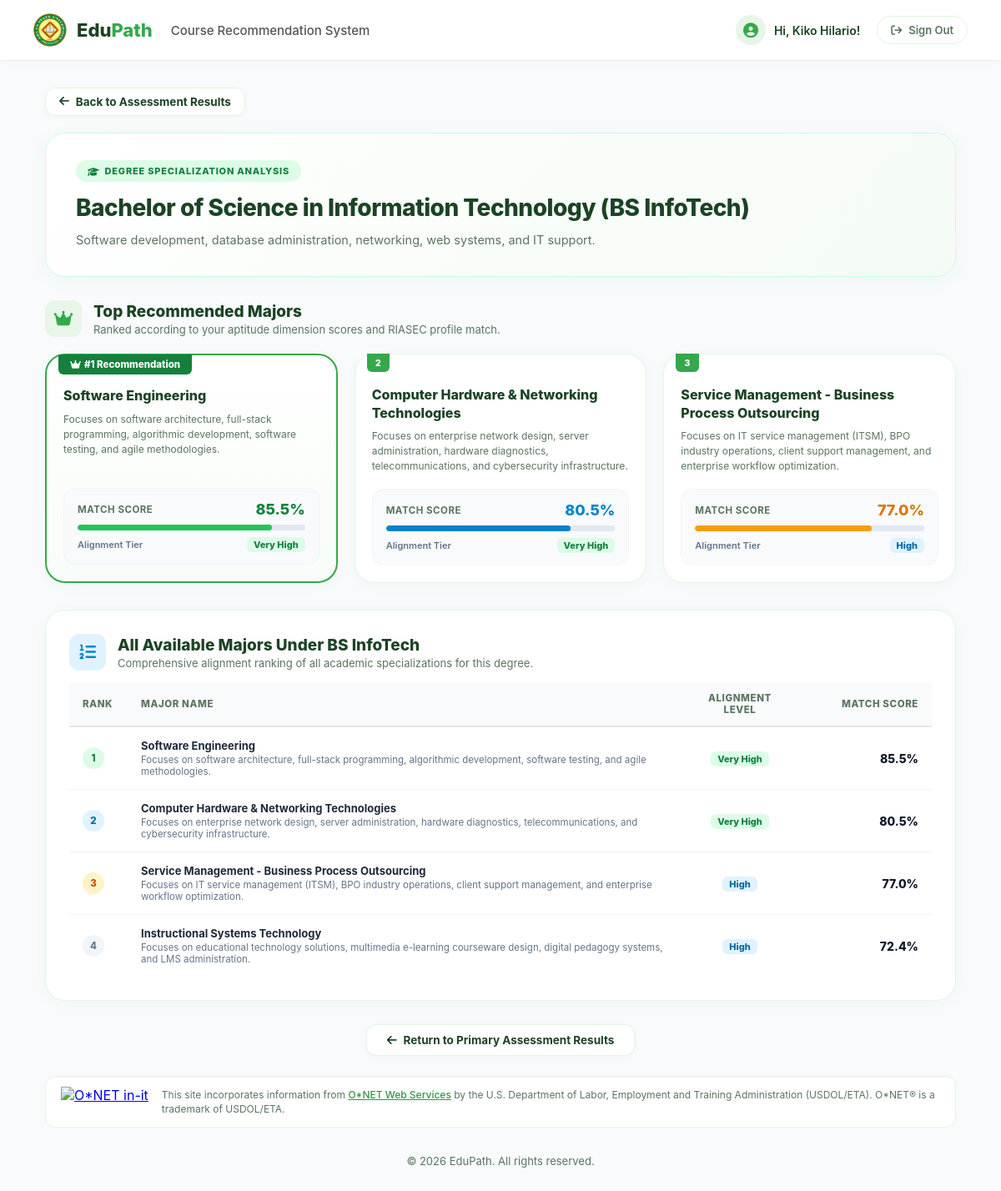
Page /results/majors/4/ (signed in) on the committed database.
### assessment/models.py (models this page shows, shortened)
class StudentProfile(models.Model):
    id = models.AutoField(primary_key=True, verbose_name="ID")
    user = models.OneToOneField(
        settings.AUTH_USER_MODEL,
        on_delete=models.CASCADE,
        related_name='student_profile',
        verbose_name="User"
    )
    username = models.CharField(max_length=150, blank=True, null=True, unique=True, verbose_name="Username")
    full_name = models.CharField(max_length=128, blank=True, null=True, verbose_name="Full Name")
    date_of_birth = models.DateField(blank=True, null=True, verbose_name="Date of Birth")
    age = models.PositiveIntegerField(blank=True, null=True, verbose_name="Age")
    sex = models.CharField(max_length=20, blank=True, null=True, verbose_name="Sex")
    gwa = models.DecimalField(
        max_digits=5,
        decimal_places=2,
        blank=True,
        null=True,
        validators=[MinValueValidator(0.00), MaxValueValidator(100.00)],
        verbose_name="General Weighted Average (GWA)"
    )
    security_question = models.CharField(max_length=255, blank=True, null=True, verbose_name="Security Question")
    security_answer = models.CharField(max_length=255, blank=True, null=True, verbose_name="Security Answer")
    last_date_taken = models.DateTimeField(blank=True, null=True, verbose_name="Last Date Taken")
    class Meta:
        verbose_name_plural = "Student Profiles"
        unique_together = ('full_name', 'username')

### customization/models.py (models this page shows, shortened)
class Program(models.Model):
    program_id = models.AutoField(primary_key=True)
    program_name = models.CharField(max_length=255)
    abbreviation = models.CharField(max_length=30, unique=True)
    description = models.TextField()
    min_gwa = models.DecimalField(
        max_digits=5,
        decimal_places=2,
        null=True,
        blank=True,
        verbose_name="Minimum GWA Cutoff",
        help_text="Optional minimum GWA required for admission/recommendation (e.g., 85.00). Students with GWA below this value are disqualified."
    )
    created_at = models.DateTimeField(auto_now_add=True)
    updated_at = models.DateTimeField(auto_now=True)

class Major(models.Model):
    major_id = models.AutoField(primary_key=True)
    program = models.ForeignKey(
        'customization.Program',
        on_delete=models.CASCADE,
        related_name='majors',
        verbose_name="Program"
    )
    name = models.CharField(max_length=255, verbose_name="Major Name")
    description = models.TextField(blank=True, null=True, verbose_name="Description")
    created_at = models.DateTimeField(auto_now_add=True)
    updated_at = models.DateTimeField(auto_now=True)
    class Meta:
        verbose_name = "Major"
        verbose_name_plural = "Majors"
        ordering = ['program', 'name']

class ScoreInterpretation(models.Model):
    TIER_CHOICES = [(tier[0], tier[0]) for tier in DEFAULT_SCORE_TIERS]
    id = models.AutoField(primary_key=True, verbose_name="ID")
    label = models.CharField(max_length=50, unique=True, choices=TIER_CHOICES, verbose_name="Label")
    min_score = models.DecimalField(max_digits=5, decimal_places=2, verbose_name="Minimum Score")
    max_score = models.DecimalField(max_digits=5, decimal_places=2, verbose_name="Maximum Score")
    class Meta:
        verbose_name = "Score Interpretation Config"
        verbose_name_plural = "Score Interpretation Config"

### assessment/views.py (the view)
# urls.py: path('results/majors/<int:program_id>/', views.major_recommendations, name='major_recommendations'),
@login_required(login_url='signin')
def major_recommendations(request, program_id):
    student_profile = getattr(request.user, 'student_profile', None)
    if not student_profile:
        return redirect('dashboard')
    assessment_result = getattr(student_profile, 'assessment_result', None)
    if not assessment_result:
        assessment_result = calculate_and_save_assessment_results(student_profile)
    program = get_object_or_404(Program, pk=program_id)
    if not program.majors.exists():
        return redirect('result')
    aptitude_scores = {
        'numerical_score': assessment_result.numerical_score,
        'logical_score': assessment_result.logical_score,
        'problem_solving_score': assessment_result.problem_solving_score,
        'spatial_score': assessment_result.spatial_score,
        'technical_score': assessment_result.technical_score,
        'verbal_score': assessment_result.verbal_score,
    }
    riasec_scores = {
        'r_score': assessment_result.r_score,
        'i_score': assessment_result.i_score,
        'a_score': assessment_result.a_score,
        's_score': assessment_result.s_score,
        'e_score': assessment_result.e_score,
        'c_score': assessment_result.c_score,
        'riasec_code': assessment_result.riasec_code,
    }
    major_analysis = calculate_major_recommendations(
        student_profile=student_profile,
        program=program,
        aptitude_scores=aptitude_scores,
        riasec_scores=riasec_scores,
    )
    return render(request, 'assessment/major_result.html', {
        'program': program,
        'result': assessment_result,
        'top_majors': major_analysis['top_majors'],
        'all_majors': major_analysis['all_majors'],
    })

### templates/assessment/major_result.html (shortened to what this page needs)
{% extends 'assessment/base.html' %}
{% load static %}
{% block css %}
  <link rel="stylesheet" href="{% static 'css/major-result.css' %}">
{% endblock %}
{% block content %}
    <div class="back-nav">
      <a href="{% url 'result' %}" class="back-link">
        <i class="fa-solid fa-arrow-left"></i> Back to Assessment Results
      </a>
    </div>
    <section class="major-hero-card">
      <div class="major-badge">
        <i class="fa-solid fa-graduation-cap"></i> Degree Specialization Analysis
      </div>
      <h1 class="major-hero-title">
        {{ program.program_name }} {% if program.abbreviation %}({{ program.abbreviation }}){% endif %}
      </h1>
      <p class="major-hero-desc">
        {{ program.description|default:"Explore recommended specializations and majors aligned with your cognitive aptitudes and personal career preferences." }}
      </p>
    </section>
    <section>
      <div class="section-header-wrap">
        <div class="section-title-group">
          <div class="section-icon-box">
            <i class="fa-solid fa-crown"></i>
          </div>
          <div>
            <h3>Top Recommended Majors</h3>
            <p>Ranked according to your aptitude dimension scores and RIASEC profile match.</p>
          </div>
        </div>
      </div>
      <div class="majors-grid">
        {% for item in top_majors %}
        <div class="major-card {% if item.rank == 1 %}rank-1-card featured-card{% endif %}">
          {% if item.rank == 1 %}
            <div class="rank-tag tag-featured"><i class="fa-solid fa-crown"></i> #1 Recommendation</div>
          {% elif item.rank == 2 %}
            <div class="rank-tag tag-2">2</div>
          {% elif item.rank == 3 %}
            <div class="rank-tag tag-3">3</div>
          {% else %}
            <div class="rank-tag tag-other">{{ item.rank }}</div>
          {% endif %}
          <div class="major-card-body">
            <h4 class="major-name">{{ item.major.name }}</h4>
            <p class="major-description">{{ item.major.description|default:"Specialized major curriculum aligned with your assessed skill strengths and interests." }}</p>
          </div>
          <div class="major-match-box">
            <div class="match-stats-row">
              <span class="match-label">Match Score</span>
              <span class="match-pct {% if item.rank == 1 %}pct-green{% elif item.rank == 2 %}pct-blue{% else %}pct-yellow{% endif %}">
                {{ item.match_score }}%
              </span>
            </div>
            <div class="match-bar-track">
              <div class="match-bar-fill {% if item.rank == 1 %}fill-green{% elif item.rank == 2 %}fill-blue{% else %}fill-yellow{% endif %}" style="width: {{ item.match_score }}%;"></div>
            </div>
            <div class="alignment-tag-row">
              <span style="font-size: 11px; color: #64748b; font-weight: 600;">Alignment Tier</span>
              <span class="alignment-tier-badge {% if item.alignment_level == 'Very High' %}tier-very-high{% elif item.alignment_level == 'High' %}tier-high{% elif item.alignment_level == 'Moderate' %}tier-moderate{% else %}tier-low{% endif %}">
                {{ item.alignment_level }}
              </span>
            </div>
          </div>
        </div>
        {% empty %}
        <p style="color: #64748b; font-style: italic;">No majors currently registered for this program.</p>
        {% endfor %}
      </div>
    </section>
    {% if all_majors|length > 3 %}
    <section class="all-majors-card">
      <div class="section-header-wrap" style="margin-bottom: 12px;">
        <div class="section-title-group">
          <div class="section-icon-box" style="background: #e0f2fe; color: #0284c7;">
            <i class="fa-solid fa-list-ol"></i>
          </div>
          <div>
            <h3>All Available Majors Under {{ program.abbreviation }}</h3>
            <p>Comprehensive alignment ranking of all academic specializations for this degree.</p>
          </div>
        </div>
      </div>
      <table class="majors-table">
        <thead>
          <tr>
            <th style="width: 70px;">Rank</th>
            <th>Major Name</th>
            <th style="width: 140px; text-align: center;">Alignment Level</th>
            <th style="width: 160px; text-align: right;">Match Score</th>
          </tr>
        </thead>
        <tbody>
          {% for item in all_majors %}
          <tr>
            <td>
              <span class="table-rank-pill {% if item.rank == 1 %}rank-pill-1{% elif item.rank == 2 %}rank-pill-2{% elif item.rank == 3 %}rank-pill-3{% else %}rank-pill-other{% endif %}">
                {{ item.rank }}
              </span>
            </td>
            <td>
              <div style="font-weight: 700; color: #1e293b; margin-bottom: 2px;">{{ item.major.name }}</div>
              {% if item.major.description %}
              <div style="font-size: 11.5px; color: #64748b;">{{ item.major.description }}</div>
              {% endif %}
            </td>
            <td style="text-align: center;">
              <span class="alignment-tier-badge {% if item.alignment_level == 'Very High' %}tier-very-high{% elif item.alignment_level == 'High' %}tier-high{% elif item.alignment_level == 'Moderate' %}tier-moderate{% else %}tier-low{% endif %}">
                {{ item.alignment_level }}
              </span>
            </td>
            <td style="text-align: right;">
              <span style="font-weight: 800; font-size: 14px; color: #0f172a;">{{ item.match_score }}%</span>
            </td>
          </tr>
          {% endfor %}
        </tbody>
      </table>
    </section>
    {% endif %}
    <div style="margin-top: 28px; text-align: center;">
      <a href="{% url 'result' %}" class="back-link" style="display: inline-flex; padding: 10px 24px;">
        <i class="fa-solid fa-arrow-left"></i> Return to Primary Assessment Results
      </a>
    </div>
{% endblock %}

### templates/assessment/base.html (shortened to what this page needs)
{% load static %}
<!DOCTYPE html>
<html lang="en">
<head>
    <link rel="stylesheet" href="https://cdnjs.cloudflare.com/ajax/libs/font-awesome/6.4.0/css/all.min.css">
    <link rel="stylesheet" href="{% static 'css/common.css' %}">
    <link rel="stylesheet" href="{% static 'css/assessment.css' %}">
    {% block css %}{% endblock %}
</head>
<body>
    <header class="header">
        <a href="{% url 'dashboard' %}" class="brand" style="text-decoration: none;">
            <img src="{% static 'img/asu-logo.jpg' %}" alt="EduPath Logo" class="logo">
            <span class="brand-name">Edu<span class="text-bold" style="color: #35a84a;">Path</span></span>
            <span style="color: #555; font-size: 15px; margin-left: 10px; font-weight: 500;">Course Recommendation System</span>
        </a>
        <div class="header-actions">
            <div class="student-profile">
                <div class="avatar"><i class="fa-solid fa-circle-user"></i></div>
                <span>Hi, {{ student_name|default:user.student_profile.full_name|default:user.first_name|default:user.username|default:"Student"|title }}!</span>
            </div>
            <button class="sign-out" onclick="window.location.href='{% url 'signout' %}'">
                <i class="fa-solid fa-arrow-right-from-bracket"></i>
                <span>Sign Out</span>
            </button>
        </div>
    </header>
    <main class="container">
        {% block body %}
        {% block content %}{% endblock %}
        {% endblock %}
        <section class="credit-banner">
            <div class="credit-icon-box">
                <a href="https://services.onetcenter.org/" target="_blank" rel="noopener noreferrer" title="This site incorporates information from O*NET Web Services. Click to learn more."><img src="https://www.onetcenter.org/image/link/onet-in-it.svg" alt="O*NET in-it"></a>
            </div>
            <div class="credit-text">
                This site incorporates information from <a href="https://services.onetcenter.org/">O*NET Web Services</a> by the U.S. Department of Labor, Employment and Training Administration (USDOL/ETA). O*NET&reg; is a trademark of USDOL/ETA.
            </div>
        </section>
        <footer>
            <p>© 2026 EduPath. All rights reserved.</p>
        </footer>
    </main>
</body>
</html>

### rows in the picture
Program: program_name "Bachelor of Science in Information Technology", abbreviation "BS InfoTech", description "Software development, database administration, networking, web systems, and IT support."
Major: shows "#1 Recommendation", major.name "Software Engineering", major.description "Focuses on software architecture, full-stack programming, algorithmic development, software testing, and agile methodologies.", match_score "85.5", alignment_level "Very High", rank "1"
Major: shows "2", major.name "Computer Hardware & Networking Technologies", major.description "Focuses on enterprise network design, server administration, hardware diagnostics, telecommunications, and cybersecurity infrastructure.", match_score "80.5", alignment_level "Very High", rank "2"
Major: shows "3", major.name "Service Management - Business Process Outsourcing", major.description "Focuses on IT service management (ITSM), BPO industry operations, client support management, and enterprise workflow optimization.", match_score "77.0", alignment_level "High", rank "3"
Major: rank "4", major.name "Instructional Systems Technology", major.description "Focuses on educational technology solutions, multimedia e-learning courseware design, digital pedagogy systems, and LMS administration.", alignment_level "High", match_score "72.4"
